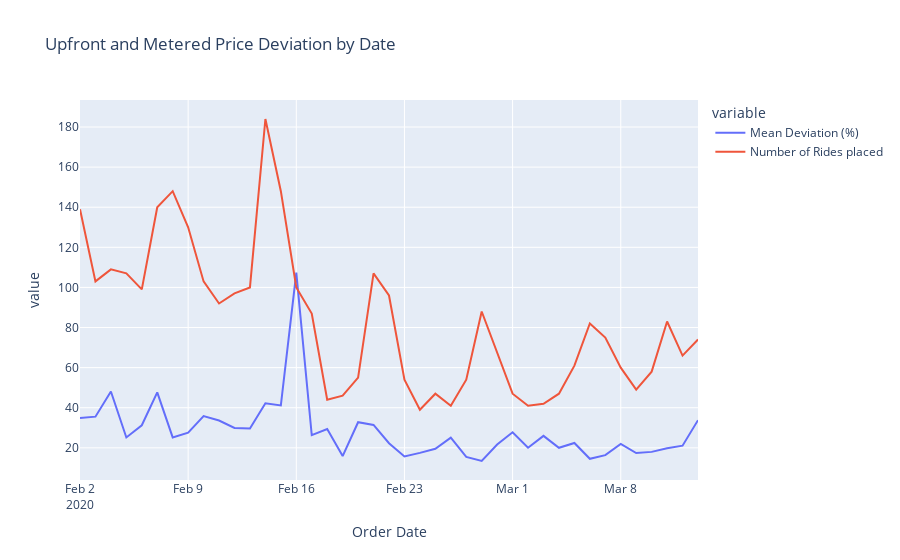

This figure's notebook cell:
### Markdown cell above
To start, we can begin by dividing the datapoints into their respective dates and obtaining a rough picture of how many orders and the price deviation per day. As we can see, there is a spike in the number of rides placed every Friday, i.e., in particular on February 14th (Valentine's Day), and a subsequent mean deviation spike on February 16. <font color='green'>This emphasizes the fact that we should adjust the upfront pricing algorithm on holidays/days of importance to account for this mean deviation spike.</green>

### Code cell
grouped_by_date = dataset.groupby(['Order Date'])['price_diff_perc'].agg(['count', 'mean']).reset_index()
grouped_by_date = grouped_by_date.rename(columns={
    "mean": "Mean Deviation (%)",
    "count": "Number of Rides placed"
})

fig = px.line(grouped_by_date, x="Order Date", y=["Mean Deviation (%)", "Number of Rides placed"], title='Upfront and Metered Price Deviation by Date')
fig.show()

### Figure 1 — Plotly figure (JSON) as saved in the notebook; plotly's stock layout.template omitted (floating-point values rounded to 4 significant figures)
{"data": [{"hovertemplate": "variable=Mean Deviation (%)<br>Order Date=%{x}<br>value=%{y}<extra></extra>", "legendgroup": "Mean Deviation (%)", "line": {"color": "#636efa", "dash": "solid"}, "marker": {"symbol": "circle"}, "mode": "lines", "name": "Mean Deviation (%)", "orientation": "v", "showlegend": true, "type": "scatter", "x": ["2020-02-02", "2020-02-03", "2020-02-04", "2020-02-05", "2020-02-06", "2020-02-07", "2020-02-08", "2020-02-09", "2020-02-10", "2020-02-11", "2020-02-12", "2020-02-13", "2020-02-14", "2020-02-15", "2020-02-16", "2020-02-17", "2020-02-18", "2020-02-19", "2020-02-20", "2020-02-21", "2020-02-22", "2020-02-23", "2020-02-24", "2020-02-25", "2020-02-26", "2020-02-27", "2020-02-28", "2020-02-29", "2020-03-01", "2020-03-02", "2020-03-03", "2020-03-04", "2020-03-05", "2020-03-06", "2020-03-07", "2020-03-08", "2020-03-09", "2020-03-10", "2020-03-11", "2020-03-12", "2020-03-13"], "xaxis": "x", "y": [34.83, 35.54, 48.11, 25.18, 31.26, 47.65, 25.18, 27.58, 35.8, 33.62, 29.93, 29.59, 42.18, 41.14, 107.4, 26.33, 29.33, 15.9, 32.78, 31.43, 22.3, 15.67, 17.49, 19.56, 25.07, 15.48, 13.43, 21.67, 27.77, 20.02, 25.97, 20.02, 22.44, 14.52, 16.37, 21.94, 17.4, 17.98, 19.79, 21.08, 33.79], "yaxis": "y"}, {"hovertemplate": "variable=Number of Rides placed<br>Order Date=%{x}<br>value=%{y}<extra></extra>", "legendgroup": "Number of Rides placed", "line": {"color": "#EF553B", "dash": "solid"}, "marker": {"symbol": "circle"}, "mode": "lines", "name": "Number of Rides placed", "orientation": "v", "showlegend": true, "type": "scatter", "x": ["2020-02-02", "2020-02-03", "2020-02-04", "2020-02-05", "2020-02-06", "2020-02-07", "2020-02-08", "2020-02-09", "2020-02-10", "2020-02-11", "2020-02-12", "2020-02-13", "2020-02-14", "2020-02-15", "2020-02-16", "2020-02-17", "2020-02-18", "2020-02-19", "2020-02-20", "2020-02-21", "2020-02-22", "2020-02-23", "2020-02-24", "2020-02-25", "2020-02-26", "2020-02-27", "2020-02-28", "2020-02-29", "2020-03-01", "2020-03-02", "2020-03-03", "2020-03-04", "2020-03-05", "2020-03-06", "2020-03-07", "2020-03-08", "2020-03-09", "2020-03-10", "2020-03-11", "2020-03-12", "2020-03-13"], "xaxis": "x", "y": [139, 103, 109, 107, 99, 140, 148, 130, 103, 92, 97, 100, 184, 148, 100, 87, 44, 46, 55, 107, 96, 54, 39, 47, 41, 54, 88, 67, 47, 41, 42, 47, 61, 82, 75, 60, 49, 58, 83, 66, 74], "yaxis": "y"}], "layout": {"legend": {"title": {"text": "variable"}, "tracegroupgap": 0}, "title": {"text": "Upfront and Metered Price Deviation by Date"}, "xaxis": {"anchor": "y", "domain": [0, 1], "title": {"text": "Order Date"}}, "yaxis": {"anchor": "x", "domain": [0, 1], "title": {"text": "value"}}}}
